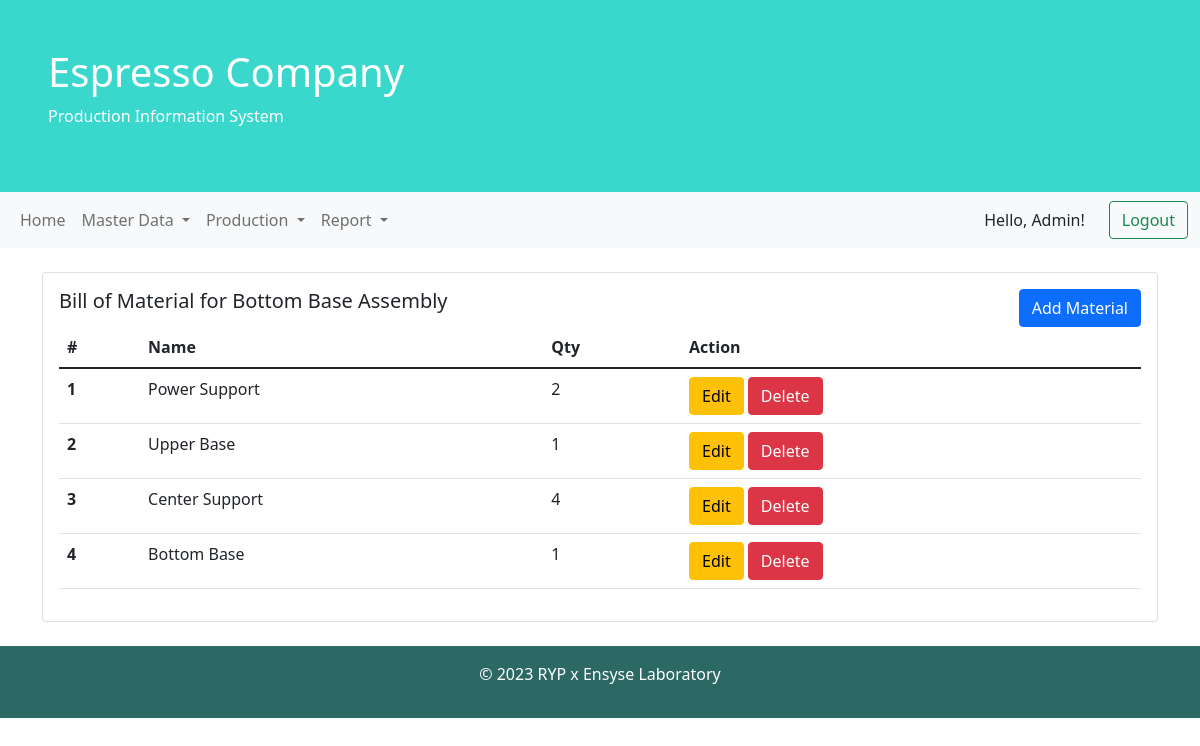
/wip/detail.php?id=1 (signed in), run on the app's committed database.
### tables this page shows
CREATE TABLE `wip` (
  `id` int(11) NOT NULL,
  `name` varchar(100) NOT NULL,
  `qty` int(11) NOT NULL
);

CREATE TABLE `wip_detail` (
  `id` int(11) NOT NULL,
  `wip_id` int(11) NOT NULL,
  `raw_material_id` int(11) NOT NULL,
  `qty` int(11) NOT NULL
);

CREATE TABLE `raw_material` (
  `id` int(11) NOT NULL,
  `name` varchar(255) NOT NULL,
  `qty` int(11) NOT NULL,
  `price` bigint(20) NOT NULL
);

### model/Wip.php (called while the page is built, shortened)
<?php
class WIP extends Database
{
	function __construct()
	{
		$this->connection = mysqli_connect($this->host, $this->username, $this->password, $this->database);
	}
	function getWIP($id)
	{
		$query = "SELECT * FROM wip WHERE id='$id' ";
		$data = mysqli_query($this->connection, $query);
		if (!$this->connection->query($query)) {
			echo ("Error description: " . $this->connection->error);
		}
		return mysqli_fetch_assoc($data);
	}
	function detailWIP($id = null)
	{
		if ($id == null) {
			$query = "SELECT a.*,b.name as wip_name,c.name as material_name FROM wip_detail a JOIN wip b ON a.wip_id=b.id JOIN raw_material c ON a.raw_material_id=c.id";
		} else {
			$query = "SELECT a.*,b.name as wip_name,c.name as material_name FROM wip_detail a JOIN wip b ON a.wip_id=b.id JOIN raw_material c ON a.raw_material_id=c.id WHERE a.wip_id=$id ";
		}
		$data = mysqli_query($this->connection, $query);
		return $data;
	}
}

### wip/detail.php (the view, shortened to what this page needs)
<?php
include '../model/Wip.php';
$db = new WIP();
$details = $db->detailWIP($_GET['id']);
$wip = $db->getWIP($_GET['id']);
?>
<!DOCTYPE html>
<html lang="en">
<head>
    <link href="https://cdn.jsdelivr.net/npm/bootstrap@5.1.3/dist/css/bootstrap.min.css" rel="stylesheet">
    <link rel="stylesheet" href="../style.css">
</head>
<body>
    <div class="container-fluid p-5 bg-blue text-white text-centerr">
        <h1>Espresso Company</h1>
        <p>Production Information System</p>
    </div>
    <div class="container mt-4">
        <div class="row">
            <div class="col-lg-12">
                <div class="card">
                    <div class="card-body">
                        <div class="row">
                            <div class="col-6">
                                <h5 class="card-title">Bill of Material for <?= $wip['name'] ?></h5>
                            </div>
                            <div class="col-6 text-end">
                                <a href="add-bom.php?id=<?= $wip['id'] ?>" class="btn btn-primary">Add Material</a>
                            </div>
                        </div>
                        <table class="table">
                            <thead>
                                <tr>
                                    <th scope="col">#</th>
                                    <th scope="col">Name</th>
                                    <th scope="col">Qty</th>
                                    <th scope="col">Action</th>
                                </tr>
                            </thead>
                            <tbody>
                                <?php $i = 1;
                                foreach ($details as $detail) { ?>
                                    <tr>
                                        <th scope="row"><?= $i ?></th>
                                        <td><?= $detail['material_name'] ?></td>
                                        <td><?= $detail['qty'] ?></td>
                                        <td>
                                            <a href="edit-bom.php?id=<?= $detail['id'] ?>&wip=<?= $wip['id'] ?>" class="btn btn-warning">Edit</a>
                                            <a href="process.php?action=delete-bom&id=<?= $detail['id'] ?>&wip=<?= $wip['id'] ?>" class="btn btn-danger">Delete</a>
                                        </td>
                                    </tr>
                                <?php $i++;
                                } ?>
                            </tbody>
                        </table>
                    </div>
                </div>
            </div>
        </div>
    </div>
    <div class="mt-4 p-3 bg-green text-white text-center">
        <p>&copy 2023 RYP x Ensyse Laboratory</p>
    </div>
</body>
</html>

### style.css (style rules this page uses)
.bg-blue { background-color: #3ad7cd; }
.bg-green { background-color: #2C6965; }

### data on the page
wip: name "Bottom Base Assembly"
wip_detail: raw_material.name "Power Support", qty "2"
wip_detail: raw_material.name "Upper Base", qty "1"
wip_detail: raw_material.name "Center Support", qty "4"
wip_detail: raw_material.name "Bottom Base", qty "1"

### other printed values
$_SESSION['name'] "Admin"
